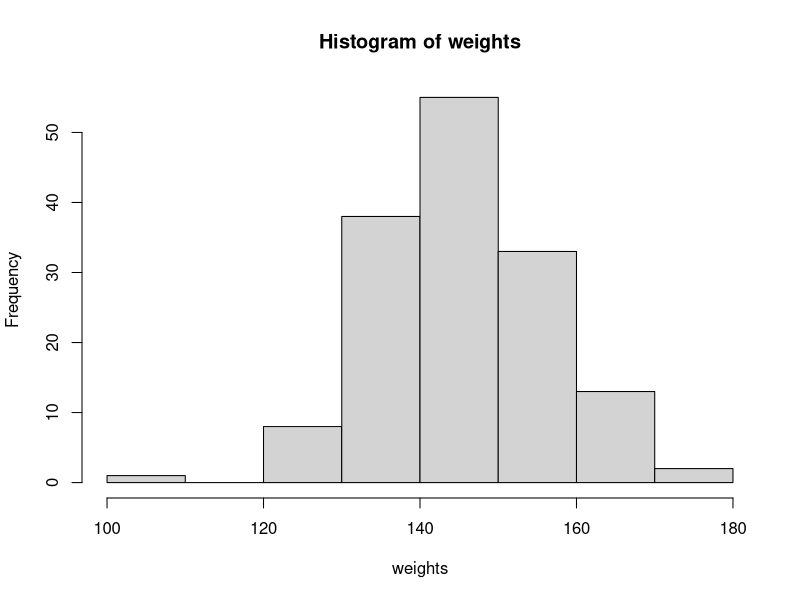
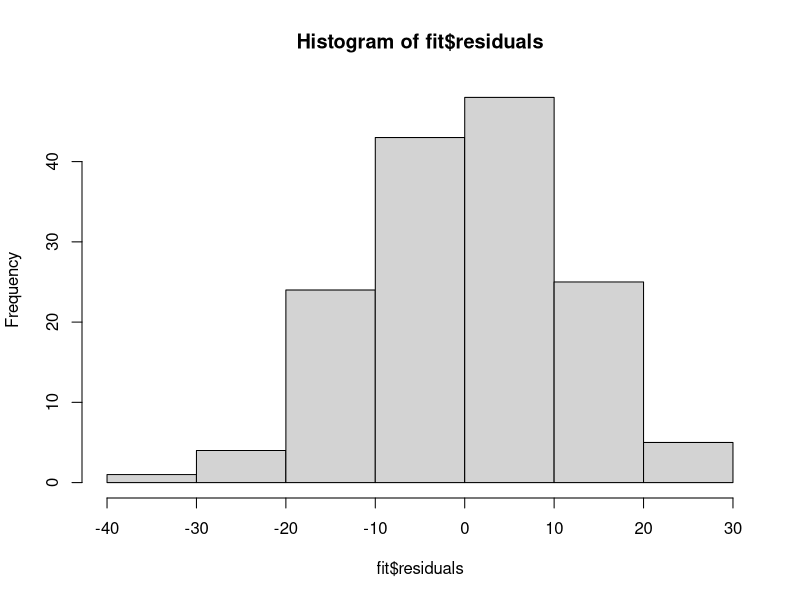
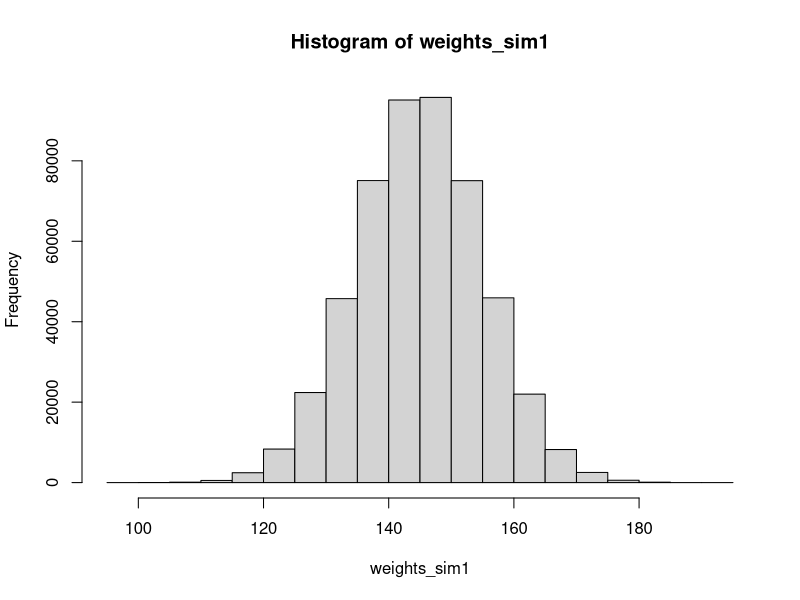
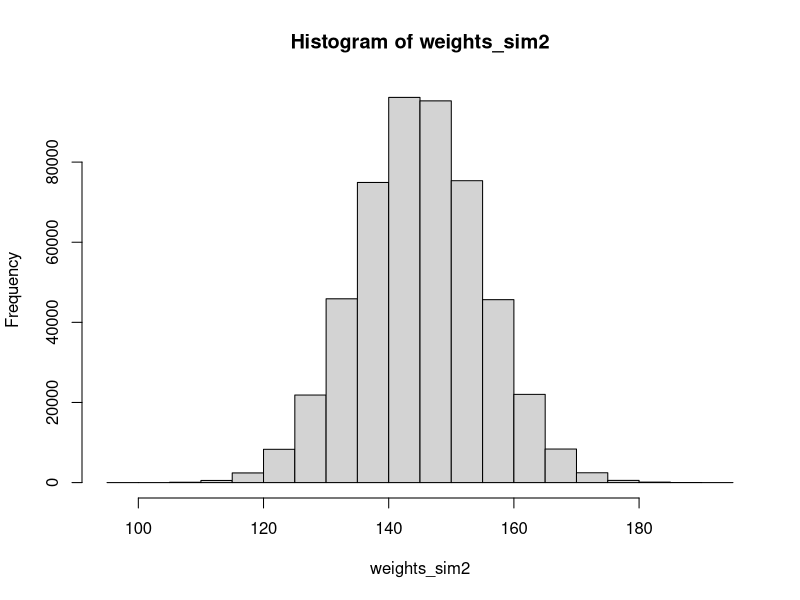
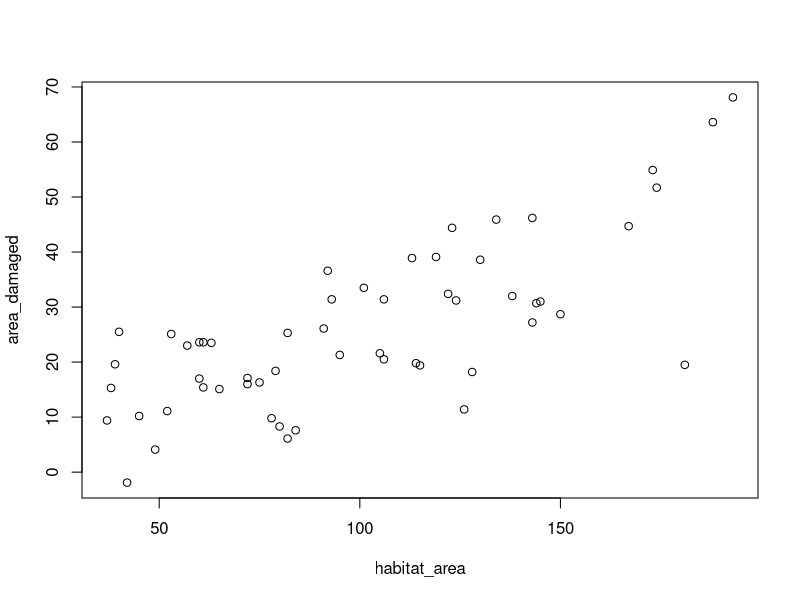
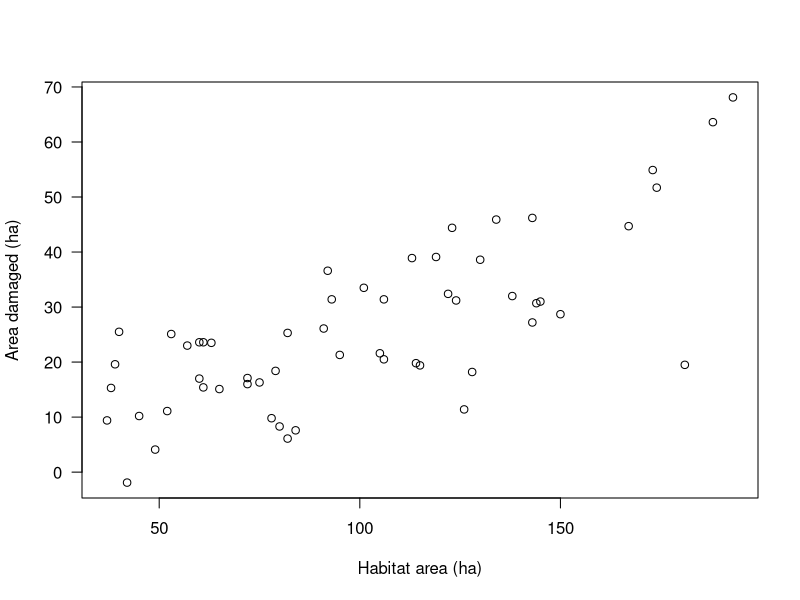
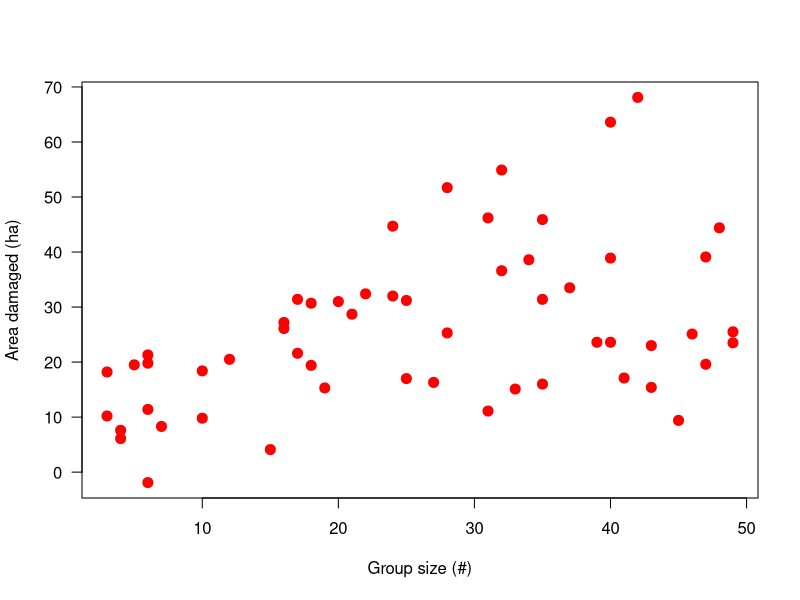
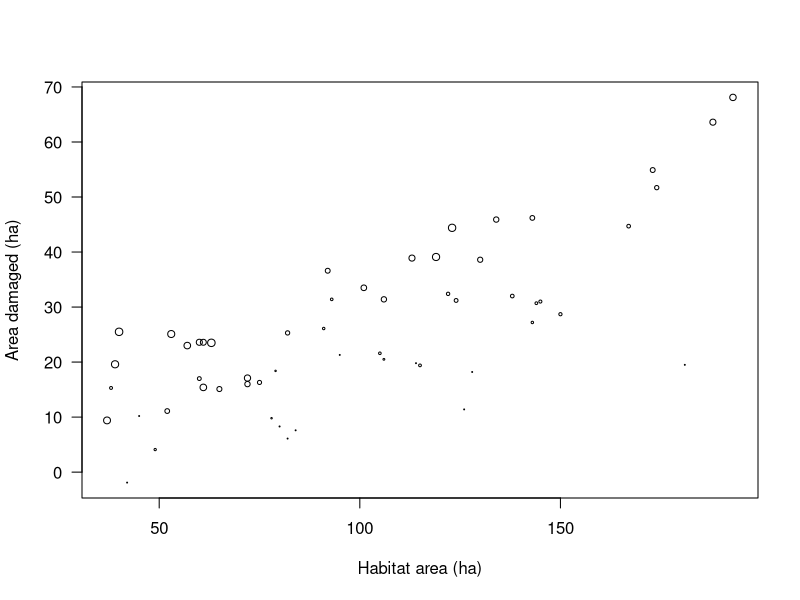

The R script that drew these images, in order:
## ----unnamed-chunk-1---- ##
weight_mn<- 145
weight_sd<- 10
n<- 150 # number of samples
weights<- rnorm(n,weight_mn,weight_sd)
weights # lets look at the weights
 
 
 
## ----unnamed-chunk-2---- ##
hist(weights)
 
 
 
## ----unnamed-chunk-3---- ##
# the mean
mean(weights) # should be close to 145
# the standard deviation
sd(weights) # should be close to 10
 
 
 
## ----unnamed-chunk-4---- ##
fit<- lm(weights~1)

# THE SUMMARY OF THE LINEAR MODEL
# THE INTERCEPT IS VERY CLOSE TO THE MEAN WE CALCULATED PREVIOUS
summary(fit)
 
output<- summary(fit)
 
 
## ----unnamed-chunk-5---- ##
typeof(fit)
 
 
 
## ----unnamed-chunk-6---- ##
names(fit)
 
 
 
## ----unnamed-chunk-7---- ##
# THE VECTOR OF COEFFICIENTS
fit$coefficients
 fit$residuals
 
 hist(fit$residuals)
 
## ----unnamed-chunk-8---- ##
beta0<- fit$coefficients
 
 beta0
 
## ----unnamed-chunk-9---- ##
mean(weights)-beta0
 
 
 
## ----unnamed-chunk-10---- ##
fit
summary(fit)
 
 
 
## ----unnamed-chunk-11---- ##
names(fit)
 
 
 
## ----unnamed-chunk-12---- ##
output<- summary(fit)
names(output)
 
 
 
## ----unnamed-chunk-13---- ##
# SHOULD BE RIGHT ABOUT 10
output$sigma
 
 
 
## ----unnamed-chunk-14---- ##
sd(weights)-output$sigma
 sd(weights)
 
 
## ----unnamed-chunk-15---- ##
n<- 500000
weights_sim1<- weight_mn + rnorm(n,0,weight_sd)
mean(weights_sim1)
sd(weights_sim1)
 
 
 
## ----unnamed-chunk-16---- ##
weights_sim2<- rnorm(n,weight_mn,weight_sd)
mean(weights_sim2)
sd(weights_sim2)
 
 
 
## ----unnamed-chunk-17---- ##
hist(weights_sim1)
hist(weights_sim2)
 
 
 
## ----unnamed-chunk-18---- ##
# THIS WILL READ IN THE CSV FILE FROM YOUR WORKING
# DIRECTORY 
damage_dat<- read.csv("damage-data.csv") 
damage_dat
 
 
 
## ----unnamed-chunk-19---- ##
plot(area_damaged~habitat_area, damage_dat)
 
 
 
## ----unnamed-chunk-20---- ##
plot(area_damaged~habitat_area, damage_dat,
    xlab="Habitat area (ha)",
    ylab="Area damaged (ha)",
    las=1) # make y-axis labels perpendicular to x-axis
 
 
 
## ----unnamed-chunk-21---- ##
plot(area_damaged~group_size, damage_dat,
    xlab="Group size (#)",
    ylab="Area damaged (ha)",
    las=1,
    pch=20,
    cex=2, col='red')
 
 
 
## ----unnamed-chunk-22---- ##
damage_dat$group_size_scl<- (damage_dat$group_size-0)/(max(damage_dat$group_size)-0)
 
 min(damage_dat$group_size)
 
## ----unnamed-chunk-23---- ##
plot(area_damaged~habitat_area, damage_dat,
    xlab="Habitat area (ha)",
    ylab="Area damaged (ha)",
    las=1,
    cex=damage_dat$group_size_scl)# point sizes scaled to group size
 
 
 
## ----unnamed-chunk-24---- ##
plot(area_damaged~habitat_area, damage_dat,
    xlab="Habitat area (ha)",
    ylab="Area damaged (ha)",
    las=1,
    cex=damage_dat$group_size_scl*2)# double the scale
 
 
 
## ----unnamed-chunk-25---- ##
plot(group_size~habitat_area, damage_dat,
    xlab="Habitat area (ha)",
    ylab="Group size (#)",
    las=1)
 
 
 
## ----unnamed-chunk-26---- ##
pairs(damage_dat)
 
 
 
## ----unnamed-chunk-27---- ##
fit<- lm(area_damaged~habitat_area+
    group_size+
    habitat_area:group_size,
    data=damage_dat)

 
## ----unnamed-chunk-28---- ##
plot(fit)
 
 
 
## ----unnamed-chunk-29---- ##
damage_dat$fitted <- fitted(fit)
plot(area_damaged~fitted,
    data=damage_dat)
abline(0,1)# add a 1:1 line for comparison
 
 
 
## ----unnamed-chunk-30---- ##
damage_dat$resids <- resid(fit)
hist(damage_dat$resids )
 
 
 
## ----unnamed-chunk-31---- ##
summary(fit)
betas<- summary(fit)$coefficients
betas
sigma<- summary(fit)$sigma
sigma
 
 
 
